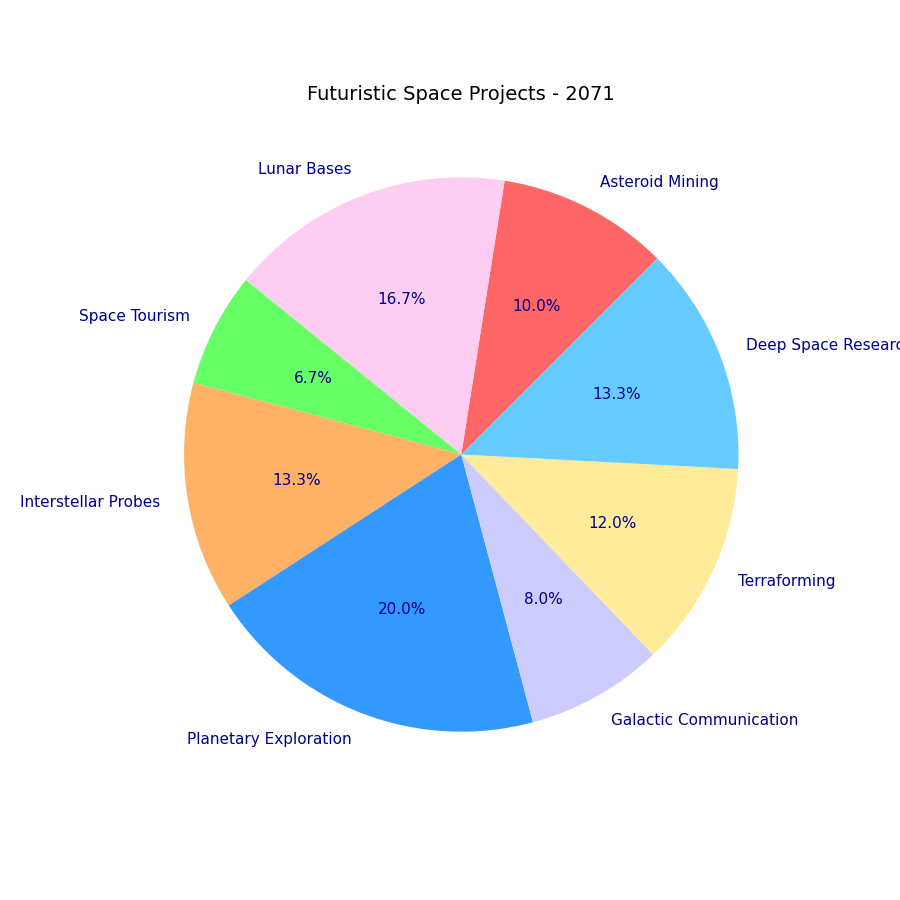

Generate this figure with Python:
import matplotlib.pyplot as plt

exploration_areas = [
    'Asteroid Mining', 'Lunar Bases', 'Space Tourism', 
    'Interstellar Probes', 'Planetary Exploration', 
    'Galactic Communication', 'Terraforming', 'Deep Space Research'
]
mission_distribution = [15, 25, 10, 20, 30, 12, 18, 20]

new_colors = ['#ff6666', '#ffccf2', '#66ff66', '#ffb266', '#3399ff',
              '#ccccff', '#ffeb99', '#66ccff']

fig, ax = plt.subplots(figsize=(9, 9))

ax.pie(
    mission_distribution,
    labels=exploration_areas,
    autopct='%1.1f%%',
    startangle=45,
    colors=new_colors,
    textprops={'fontsize': 11, 'weight': 'normal', 'color': 'darkblue'}
)

ax.set_title("Futuristic Space Projects - 2071", fontsize=14, fontweight='medium')

plt.show()
